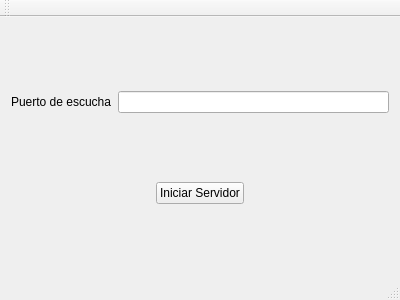
<?xml version="1.0" encoding="UTF-8"?>
<ui version="4.0">
 <class>ServidorWindow</class>
 <widget class="QMainWindow" name="ServidorWindow">
  <property name="geometry">
   <rect>
    <x>0</x>
    <y>0</y>
    <width>400</width>
    <height>300</height>
   </rect>
  </property>
  <property name="windowTitle">
   <string>ServidorWindow</string>
  </property>
  <widget class="QWidget" name="centralWidget">
   <layout class="QVBoxLayout" name="verticalLayout">
    <item>
     <layout class="QHBoxLayout" name="horizontalLayout">
      <item>
       <widget class="QLabel" name="label">
        <property name="text">
         <string>Puerto de escucha</string>
        </property>
       </widget>
      </item>
      <item>
       <widget class="QLineEdit" name="lineEdit"/>
      </item>
     </layout>
    </item>
    <item>
     <layout class="QHBoxLayout" name="horizontalLayout_3">
      <item>
       <spacer name="horizontalSpacer">
        <property name="orientation">
         <enum>Qt::Horizontal</enum>
        </property>
        <property name="sizeHint" stdset="0">
         <size>
          <width>40</width>
          <height>20</height>
         </size>
        </property>
       </spacer>
      </item>
      <item>
       <widget class="QPushButton" name="pushButton">
        <property name="text">
         <string>Iniciar Servidor</string>
        </property>
       </widget>
      </item>
      <item>
       <spacer name="horizontalSpacer_2">
        <property name="orientation">
         <enum>Qt::Horizontal</enum>
        </property>
        <property name="sizeHint" stdset="0">
         <size>
          <width>40</width>
          <height>20</height>
         </size>
        </property>
       </spacer>
      </item>
     </layout>
    </item>
   </layout>
  </widget>
  <widget class="QMenuBar" name="menuBar">
   <property name="geometry">
    <rect>
     <x>0</x>
     <y>0</y>
     <width>400</width>
     <height>20</height>
    </rect>
   </property>
  </widget>
  <widget class="QToolBar" name="mainToolBar">
   <attribute name="toolBarArea">
    <enum>TopToolBarArea</enum>
   </attribute>
   <attribute name="toolBarBreak">
    <bool>false</bool>
   </attribute>
  </widget>
  <widget class="QStatusBar" name="statusBar"/>
 </widget>
 <layoutdefault spacing="6" margin="11"/>
 <resources/>
 <connections/>
</ui>
